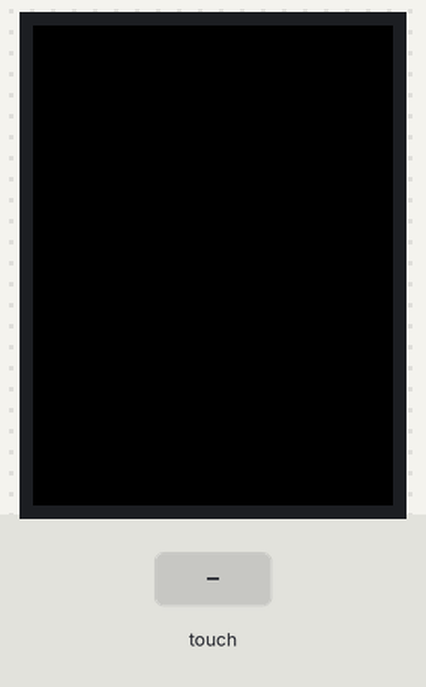
Recording of a sketch running on a simulated ESP8266 (NodeMCU). On the bench: 240×320 colour display. The inputs (shaded band) are chosen by the test bench. What the sketch prints to the serial monitor is not drawn.

Above: at 1.4 s.
1.5 s: touch panel pressed at 13 % / 10 % of its raw x / y range
At 2.7 s:
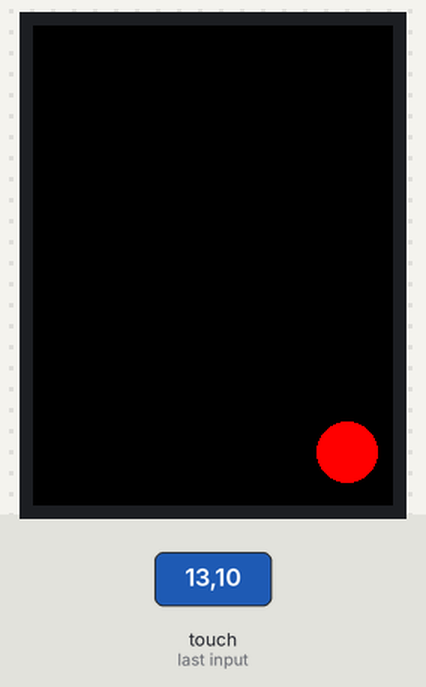
3.0 s: touch panel pressed at 38 % / 10 % of its raw x / y range
At 4.5 s:
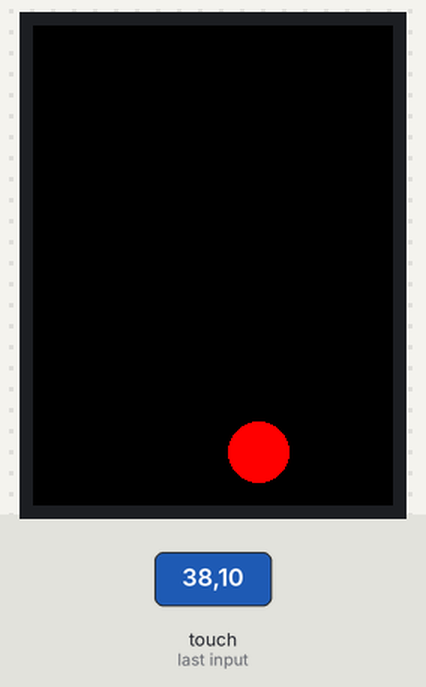
Timing chart, 0 to 6.0 s (numbered marks = the images above; inputs shaded):
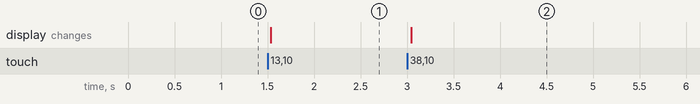

The sketch:

tpm_display.ino
```cpp
#include <SPI.h>
#include <Adafruit_GFX.h>
#include <Adafruit_ST7789.h>
#include <XPT2046_Touchscreen.h>

// --- Display Pins ---
#define TFT_CS   D2   // GPIO4
#define TFT_DC   D1   // GPIO5
#define TFT_RST  D0   // GPIO16

// --- Touchscreen Pins ---
#define TS_CS    D8   // GPIO15
#define TS_IRQ   -1   // Not used in this example

// --- Screen Dimensions ---
#define TFT_WIDTH  240
#define TFT_HEIGHT 320

// --- SPI Settings for Touch ---
#define TS_SPI_SPEED 2000000  // 2 MHz (safe for XPT2046)
SPISettings tsSPISettings(TS_SPI_SPEED, MSBFIRST, SPI_MODE0);

// --- Objects ---
Adafruit_ST7789 tft = Adafruit_ST7789(TFT_CS, TFT_DC, TFT_RST);
XPT2046_Touchscreen ts(TS_CS, TS_IRQ);

// --- Setup ---
void setup() {
  Serial.begin(115200);
  Serial.println("ST7789 + XPT2046 Touch Example");

  // Initialize SPI once globally
  SPI.begin();

  // Initialize display
  tft.init(TFT_WIDTH, TFT_HEIGHT);
  tft.setRotation(0);
  tft.invertDisplay(false);
  tft.fillScreen(ST77XX_BLACK);

  // Initialize touchscreen
  ts.begin();
  ts.setRotation(0);  // Match display rotation
}

// --- Main Loop ---
void loop() {
  // --- State ---
  static TS_Point prev;
  static bool hasPrev = false;

  // Check touch
  SPI.beginTransaction(tsSPISettings);
  bool touched = ts.touched();
  TS_Point p;
  if (touched) {
    p = ts.getPoint();
  }
  SPI.endTransaction();

  if (touched) {
    // Map raw to screen coordinates
    // Adjust raw range for your specific touch panel
    // Invert axes: low -> high becomes high -> low
    int16_t x = map(p.x, 3800, 200, 0, TFT_WIDTH);   // Inverted X
    int16_t y = map(p.y, 3800, 200, 0, TFT_HEIGHT);  // Inverted Y

    x = constrain(x, 0, TFT_WIDTH - 1);
    y = constrain(y, 0, TFT_HEIGHT - 1);

    Serial.print("Touch X: "); Serial.print(x);
    Serial.print("  Y: "); Serial.println(y);

    // Draw red circle
    if(hasPrev)
    {
      tft.fillCircle(prev.x, prev.y, 20, ST77XX_BLACK);
    }
    tft.fillCircle(x, y, 20, ST77XX_RED);

    //Save state
    prev.x = x;
    prev.y = y;
    hasPrev = true;
  }

  delay(100);  // Small delay to avoid spamming
}
```

Measured:
- after the input at 1.5 s, the display: changes at once (image 1)
- after the input at 3.0 s, the display: changes at once (image 2)
